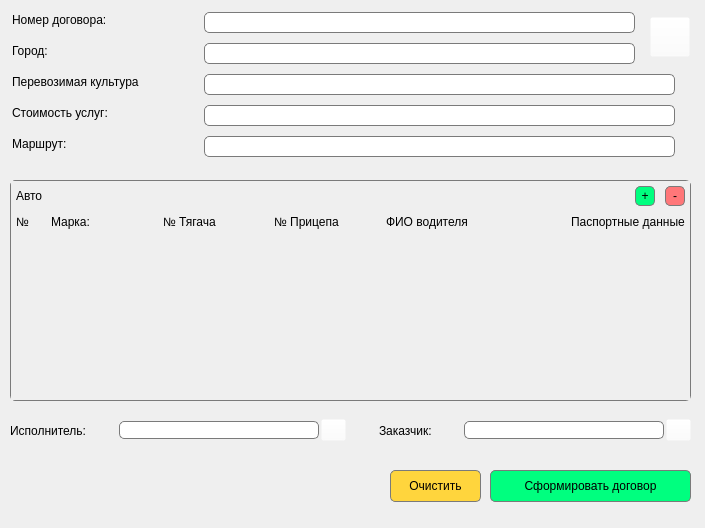
<?xml version="1.0" encoding="UTF-8"?>
<ui version="4.0">
 <class>widget</class>
 <widget class="QWidget" name="widget">
  <property name="geometry">
   <rect>
    <x>0</x>
    <y>0</y>
    <width>705</width>
    <height>528</height>
   </rect>
  </property>
  <property name="windowTitle">
   <string>Зерновой трейдер</string>
  </property>
  <widget class="QLabel" name="label">
   <property name="geometry">
    <rect>
     <x>12</x>
     <y>12</y>
     <width>110</width>
     <height>16</height>
    </rect>
   </property>
   <property name="font">
    <font>
     <family>Arial</family>
    </font>
   </property>
   <property name="text">
    <string>Номер договора:</string>
   </property>
  </widget>
  <widget class="QLineEdit" name="lineEdit_5">
   <property name="geometry">
    <rect>
     <x>204</x>
     <y>136</y>
     <width>471</width>
     <height>21</height>
    </rect>
   </property>
   <property name="font">
    <font>
     <family>Arial</family>
    </font>
   </property>
   <property name="styleSheet">
    <string notr="true">QLineEdit{
	border-radius: 5px;
	border: 1px solid rgb(122, 122, 122);
}</string>
   </property>
  </widget>
  <widget class="QLineEdit" name="lineEdit_3">
   <property name="geometry">
    <rect>
     <x>204</x>
     <y>74</y>
     <width>471</width>
     <height>21</height>
    </rect>
   </property>
   <property name="font">
    <font>
     <family>Arial</family>
    </font>
   </property>
   <property name="styleSheet">
    <string notr="true">QLineEdit{
	border-radius: 5px;
	border: 1px solid rgb(122, 122, 122);
}</string>
   </property>
  </widget>
  <widget class="QLabel" name="label_3">
   <property name="geometry">
    <rect>
     <x>12</x>
     <y>74</y>
     <width>184</width>
     <height>16</height>
    </rect>
   </property>
   <property name="font">
    <font>
     <family>Arial</family>
    </font>
   </property>
   <property name="text">
    <string>Перевозимая культура</string>
   </property>
  </widget>
  <widget class="QLabel" name="label_5">
   <property name="geometry">
    <rect>
     <x>12</x>
     <y>136</y>
     <width>63</width>
     <height>16</height>
    </rect>
   </property>
   <property name="font">
    <font>
     <family>Arial</family>
    </font>
   </property>
   <property name="text">
    <string>Маршрут:</string>
   </property>
  </widget>
  <widget class="QLabel" name="label_4">
   <property name="geometry">
    <rect>
     <x>12</x>
     <y>105</y>
     <width>112</width>
     <height>16</height>
    </rect>
   </property>
   <property name="font">
    <font>
     <family>Arial</family>
    </font>
   </property>
   <property name="text">
    <string>Стоимость услуг:</string>
   </property>
  </widget>
  <widget class="QLineEdit" name="lineEdit">
   <property name="geometry">
    <rect>
     <x>204</x>
     <y>12</y>
     <width>431</width>
     <height>21</height>
    </rect>
   </property>
   <property name="font">
    <font>
     <family>Arial</family>
    </font>
   </property>
   <property name="styleSheet">
    <string notr="true">QLineEdit{
	border-radius: 5px;
	border: 1px solid rgb(122, 122, 122);
}</string>
   </property>
  </widget>
  <widget class="QLineEdit" name="lineEdit_2">
   <property name="geometry">
    <rect>
     <x>204</x>
     <y>43</y>
     <width>431</width>
     <height>21</height>
    </rect>
   </property>
   <property name="font">
    <font>
     <family>Arial</family>
    </font>
   </property>
   <property name="styleSheet">
    <string notr="true">QLineEdit{
	border-radius: 5px;
	border: 1px solid rgb(122, 122, 122);
}</string>
   </property>
  </widget>
  <widget class="QLineEdit" name="lineEdit_4">
   <property name="geometry">
    <rect>
     <x>204</x>
     <y>105</y>
     <width>471</width>
     <height>21</height>
    </rect>
   </property>
   <property name="font">
    <font>
     <family>Arial</family>
    </font>
   </property>
   <property name="styleSheet">
    <string notr="true">QLineEdit{
	border-radius: 5px;
	border: 1px solid rgb(122, 122, 122);
}</string>
   </property>
  </widget>
  <widget class="QLabel" name="label_2">
   <property name="geometry">
    <rect>
     <x>12</x>
     <y>43</y>
     <width>43</width>
     <height>16</height>
    </rect>
   </property>
   <property name="font">
    <font>
     <family>Arial</family>
    </font>
   </property>
   <property name="text">
    <string>Город:</string>
   </property>
  </widget>
  <widget class="QPushButton" name="pushButton">
   <property name="geometry">
    <rect>
     <x>490</x>
     <y>470</y>
     <width>201</width>
     <height>32</height>
    </rect>
   </property>
   <property name="font">
    <font>
     <family>Arial</family>
    </font>
   </property>
   <property name="styleSheet">
    <string notr="true">QPushButton {
	background: rgb(0, 255, 127);
	border: 1px solid rgb(122, 122, 122);
    border-radius: 5px;  /* Установите радиус закругления, например, 10px */
}</string>
   </property>
   <property name="text">
    <string>Сформировать договор</string>
   </property>
  </widget>
  <widget class="QScrollArea" name="scrollArea">
   <property name="geometry">
    <rect>
     <x>10</x>
     <y>180</y>
     <width>681</width>
     <height>221</height>
    </rect>
   </property>
   <property name="font">
    <font>
     <family>Arial</family>
    </font>
   </property>
   <property name="autoFillBackground">
    <bool>false</bool>
   </property>
   <property name="styleSheet">
    <string notr="true">QScrollArea{
	border-radius: 5px;
	border: 1px solid rgb(122, 122, 122);
}</string>
   </property>
   <property name="widgetResizable">
    <bool>true</bool>
   </property>
   <widget class="QWidget" name="scrollAreaWidgetContents_2">
    <property name="geometry">
     <rect>
      <x>0</x>
      <y>0</y>
      <width>679</width>
      <height>219</height>
     </rect>
    </property>
    <property name="autoFillBackground">
     <bool>true</bool>
    </property>
    <property name="styleSheet">
     <string notr="true"/>
    </property>
    <layout class="QVBoxLayout" name="verticalLayout">
     <property name="leftMargin">
      <number>5</number>
     </property>
     <property name="topMargin">
      <number>5</number>
     </property>
     <property name="rightMargin">
      <number>5</number>
     </property>
     <property name="bottomMargin">
      <number>5</number>
     </property>
     <item>
      <layout class="QHBoxLayout" name="horizontalLayout_2">
       <property name="spacing">
        <number>10</number>
       </property>
       <item>
        <widget class="QLabel" name="label_6">
         <property name="font">
          <font>
           <family>Arial</family>
          </font>
         </property>
         <property name="text">
          <string>Авто</string>
         </property>
        </widget>
       </item>
       <item>
        <widget class="QPushButton" name="pushButton_7">
         <property name="minimumSize">
          <size>
           <width>20</width>
           <height>20</height>
          </size>
         </property>
         <property name="maximumSize">
          <size>
           <width>20</width>
           <height>20</height>
          </size>
         </property>
         <property name="font">
          <font>
           <family>Arial</family>
          </font>
         </property>
         <property name="styleSheet">
          <string notr="true">QPushButton {
	border: none;
}</string>
         </property>
         <property name="text">
          <string/>
         </property>
         <property name="icon">
          <iconset>
           <normaloff>../res/free-icon-excel-732220.png</normaloff>../res/free-icon-excel-732220.png</iconset>
         </property>
         <property name="iconSize">
          <size>
           <width>20</width>
           <height>20</height>
          </size>
         </property>
        </widget>
       </item>
       <item>
        <widget class="QPushButton" name="pushButton_2">
         <property name="minimumSize">
          <size>
           <width>20</width>
           <height>20</height>
          </size>
         </property>
         <property name="maximumSize">
          <size>
           <width>20</width>
           <height>20</height>
          </size>
         </property>
         <property name="font">
          <font>
           <family>Arial</family>
          </font>
         </property>
         <property name="styleSheet">
          <string notr="true">QPushButton {
	background: rgb(0, 255, 127);
	border: 1px solid rgb(122, 122, 122);
    border-radius: 5px;  /* Установите радиус закругления, например, 10px */
}</string>
         </property>
         <property name="text">
          <string>+</string>
         </property>
        </widget>
       </item>
       <item>
        <widget class="QPushButton" name="pushButton_3">
         <property name="minimumSize">
          <size>
           <width>20</width>
           <height>20</height>
          </size>
         </property>
         <property name="maximumSize">
          <size>
           <width>20</width>
           <height>20</height>
          </size>
         </property>
         <property name="font">
          <font>
           <family>Arial</family>
          </font>
         </property>
         <property name="styleSheet">
          <string notr="true">QPushButton {
	background: rgb(255, 119, 121);
	border: 1px solid rgb(122, 122, 122);
    border-radius: 5px;  /* Установите радиус закругления, например, 10px */
}</string>
         </property>
         <property name="text">
          <string>-</string>
         </property>
        </widget>
       </item>
      </layout>
     </item>
     <item>
      <widget class="QWidget" name="widget_2" native="true">
       <property name="minimumSize">
        <size>
         <width>0</width>
         <height>20</height>
        </size>
       </property>
       <property name="maximumSize">
        <size>
         <width>16777215</width>
         <height>20</height>
        </size>
       </property>
       <property name="font">
        <font>
         <family>Arial</family>
        </font>
       </property>
       <layout class="QVBoxLayout" name="verticalLayout_2">
        <property name="spacing">
         <number>0</number>
        </property>
        <property name="leftMargin">
         <number>0</number>
        </property>
        <property name="topMargin">
         <number>0</number>
        </property>
        <property name="rightMargin">
         <number>0</number>
        </property>
        <property name="bottomMargin">
         <number>0</number>
        </property>
        <item>
         <layout class="QHBoxLayout" name="horizontalLayout_5">
          <property name="spacing">
           <number>5</number>
          </property>
          <item>
           <widget class="QLabel" name="label_26">
            <property name="maximumSize">
             <size>
              <width>30</width>
              <height>30</height>
             </size>
            </property>
            <property name="font">
             <font>
              <family>Arial</family>
             </font>
            </property>
            <property name="text">
             <string>№</string>
            </property>
            <property name="alignment">
             <set>Qt::AlignLeading|Qt::AlignLeft|Qt::AlignVCenter</set>
            </property>
           </widget>
          </item>
          <item>
           <widget class="QLabel" name="label_27">
            <property name="minimumSize">
             <size>
              <width>0</width>
              <height>0</height>
             </size>
            </property>
            <property name="maximumSize">
             <size>
              <width>16777215</width>
              <height>20</height>
             </size>
            </property>
            <property name="font">
             <font>
              <family>Arial</family>
             </font>
            </property>
            <property name="text">
             <string>Марка:</string>
            </property>
            <property name="alignment">
             <set>Qt::AlignLeading|Qt::AlignLeft|Qt::AlignVCenter</set>
            </property>
           </widget>
          </item>
          <item>
           <widget class="QLabel" name="label_28">
            <property name="maximumSize">
             <size>
              <width>16777215</width>
              <height>30</height>
             </size>
            </property>
            <property name="font">
             <font>
              <family>Arial</family>
             </font>
            </property>
            <property name="text">
             <string>№ Тягача</string>
            </property>
            <property name="alignment">
             <set>Qt::AlignLeading|Qt::AlignLeft|Qt::AlignVCenter</set>
            </property>
           </widget>
          </item>
          <item>
           <widget class="QLabel" name="label_29">
            <property name="maximumSize">
             <size>
              <width>16777215</width>
              <height>30</height>
             </size>
            </property>
            <property name="font">
             <font>
              <family>Arial</family>
             </font>
            </property>
            <property name="text">
             <string>№ Прицепа</string>
            </property>
            <property name="alignment">
             <set>Qt::AlignLeading|Qt::AlignLeft|Qt::AlignVCenter</set>
            </property>
           </widget>
          </item>
          <item>
           <widget class="QLabel" name="label_30">
            <property name="minimumSize">
             <size>
              <width>180</width>
              <height>0</height>
             </size>
            </property>
            <property name="maximumSize">
             <size>
              <width>180</width>
              <height>30</height>
             </size>
            </property>
            <property name="font">
             <font>
              <family>Arial</family>
             </font>
            </property>
            <property name="text">
             <string>ФИО водителя</string>
            </property>
            <property name="alignment">
             <set>Qt::AlignLeading|Qt::AlignLeft|Qt::AlignVCenter</set>
            </property>
           </widget>
          </item>
          <item>
           <widget class="QLabel" name="label_10">
            <property name="text">
             <string>Паспортные данные</string>
            </property>
           </widget>
          </item>
         </layout>
        </item>
       </layout>
      </widget>
     </item>
     <item>
      <layout class="QVBoxLayout" name="verticalLayout_3">
       <property name="spacing">
        <number>0</number>
       </property>
      </layout>
     </item>
     <item>
      <spacer name="verticalSpacer">
       <property name="font">
        <font>
         <family>Arial</family>
        </font>
       </property>
       <property name="orientation">
        <enum>Qt::Vertical</enum>
       </property>
       <property name="sizeHint" stdset="0">
        <size>
         <width>20</width>
         <height>40</height>
        </size>
       </property>
      </spacer>
     </item>
    </layout>
   </widget>
  </widget>
  <widget class="QWidget" name="widget_3" native="true">
   <property name="geometry">
    <rect>
     <x>10</x>
     <y>410</y>
     <width>681</width>
     <height>41</height>
    </rect>
   </property>
   <property name="font">
    <font>
     <family>Arial</family>
    </font>
   </property>
   <layout class="QHBoxLayout" name="horizontalLayout_3">
    <property name="spacing">
     <number>0</number>
    </property>
    <property name="leftMargin">
     <number>0</number>
    </property>
    <property name="topMargin">
     <number>0</number>
    </property>
    <property name="rightMargin">
     <number>0</number>
    </property>
    <property name="bottomMargin">
     <number>0</number>
    </property>
    <item>
     <layout class="QHBoxLayout" name="horizontalLayout">
      <item>
       <widget class="QLabel" name="label_7">
        <property name="font">
         <font>
          <family>Arial</family>
         </font>
        </property>
        <property name="text">
         <string>Исполнитель:</string>
        </property>
       </widget>
      </item>
      <item>
       <spacer name="horizontalSpacer_2">
        <property name="font">
         <font>
          <family>Arial</family>
         </font>
        </property>
        <property name="orientation">
         <enum>Qt::Horizontal</enum>
        </property>
        <property name="sizeHint" stdset="0">
         <size>
          <width>40</width>
          <height>20</height>
         </size>
        </property>
       </spacer>
      </item>
      <item>
       <widget class="QLineEdit" name="lineEdit_6">
        <property name="minimumSize">
         <size>
          <width>200</width>
          <height>0</height>
         </size>
        </property>
        <property name="font">
         <font>
          <family>Arial</family>
         </font>
        </property>
        <property name="styleSheet">
         <string notr="true">QLineEdit{
	border-radius: 5px;
	border: 1px solid rgb(122, 122, 122);
}</string>
        </property>
       </widget>
      </item>
      <item>
       <spacer name="horizontalSpacer_4">
        <property name="font">
         <font>
          <family>Arial</family>
         </font>
        </property>
        <property name="orientation">
         <enum>Qt::Horizontal</enum>
        </property>
        <property name="sizeHint" stdset="0">
         <size>
          <width>10</width>
          <height>20</height>
         </size>
        </property>
       </spacer>
      </item>
      <item>
       <widget class="QPushButton" name="pushButton_4">
        <property name="minimumSize">
         <size>
          <width>25</width>
          <height>0</height>
         </size>
        </property>
        <property name="maximumSize">
         <size>
          <width>25</width>
          <height>16777215</height>
         </size>
        </property>
        <property name="font">
         <font>
          <family>Arial</family>
         </font>
        </property>
        <property name="styleSheet">
         <string notr="true">QPushButton{
	background: rgba(255, 255, 255, 0);
}</string>
        </property>
        <property name="text">
         <string/>
        </property>
        <property name="icon">
         <iconset>
          <normaloff>../res/settings.png</normaloff>../res/settings.png</iconset>
        </property>
        <property name="iconSize">
         <size>
          <width>20</width>
          <height>20</height>
         </size>
        </property>
       </widget>
      </item>
      <item>
       <spacer name="horizontalSpacer">
        <property name="font">
         <font>
          <family>Arial</family>
         </font>
        </property>
        <property name="orientation">
         <enum>Qt::Horizontal</enum>
        </property>
        <property name="sizeHint" stdset="0">
         <size>
          <width>40</width>
          <height>20</height>
         </size>
        </property>
       </spacer>
      </item>
      <item>
       <widget class="QLabel" name="label_8">
        <property name="font">
         <font>
          <family>Arial</family>
         </font>
        </property>
        <property name="text">
         <string>Заказчик:</string>
        </property>
       </widget>
      </item>
      <item>
       <spacer name="horizontalSpacer_3">
        <property name="font">
         <font>
          <family>Arial</family>
         </font>
        </property>
        <property name="orientation">
         <enum>Qt::Horizontal</enum>
        </property>
        <property name="sizeHint" stdset="0">
         <size>
          <width>40</width>
          <height>20</height>
         </size>
        </property>
       </spacer>
      </item>
      <item>
       <widget class="QLineEdit" name="lineEdit_7">
        <property name="minimumSize">
         <size>
          <width>200</width>
          <height>0</height>
         </size>
        </property>
        <property name="font">
         <font>
          <family>Arial</family>
         </font>
        </property>
        <property name="styleSheet">
         <string notr="true">QLineEdit{
	border-radius: 5px;
	border: 1px solid rgb(122, 122, 122);
}</string>
        </property>
       </widget>
      </item>
      <item>
       <spacer name="horizontalSpacer_5">
        <property name="font">
         <font>
          <family>Arial</family>
         </font>
        </property>
        <property name="orientation">
         <enum>Qt::Horizontal</enum>
        </property>
        <property name="sizeHint" stdset="0">
         <size>
          <width>10</width>
          <height>20</height>
         </size>
        </property>
       </spacer>
      </item>
      <item>
       <widget class="QPushButton" name="pushButton_5">
        <property name="minimumSize">
         <size>
          <width>25</width>
          <height>0</height>
         </size>
        </property>
        <property name="maximumSize">
         <size>
          <width>25</width>
          <height>16777215</height>
         </size>
        </property>
        <property name="font">
         <font>
          <family>Arial</family>
         </font>
        </property>
        <property name="styleSheet">
         <string notr="true">QPushButton{
	background: rgba(255, 255, 255, 0);
}</string>
        </property>
        <property name="text">
         <string/>
        </property>
        <property name="icon">
         <iconset>
          <normaloff>../res/settings.png</normaloff>../res/settings.png</iconset>
        </property>
        <property name="iconSize">
         <size>
          <width>20</width>
          <height>20</height>
         </size>
        </property>
       </widget>
      </item>
     </layout>
    </item>
   </layout>
  </widget>
  <widget class="QLabel" name="label_9">
   <property name="geometry">
    <rect>
     <x>10</x>
     <y>452</y>
     <width>71</width>
     <height>71</height>
    </rect>
   </property>
   <property name="font">
    <font>
     <family>Arial</family>
    </font>
   </property>
   <property name="text">
    <string/>
   </property>
   <property name="pixmap">
    <pixmap>../res/logo.png</pixmap>
   </property>
   <property name="scaledContents">
    <bool>true</bool>
   </property>
  </widget>
  <widget class="QPushButton" name="pushButton_6">
   <property name="geometry">
    <rect>
     <x>650</x>
     <y>17</y>
     <width>40</width>
     <height>40</height>
    </rect>
   </property>
   <property name="minimumSize">
    <size>
     <width>40</width>
     <height>40</height>
    </size>
   </property>
   <property name="maximumSize">
    <size>
     <width>40</width>
     <height>40</height>
    </size>
   </property>
   <property name="font">
    <font>
     <family>Arial</family>
    </font>
   </property>
   <property name="styleSheet">
    <string notr="true">QPushButton{
	background: rgba(255, 255, 255, 0);
}</string>
   </property>
   <property name="text">
    <string/>
   </property>
   <property name="icon">
    <iconset>
     <normaloff>../res/free-icon-gear-10186135.png</normaloff>../res/free-icon-gear-10186135.png</iconset>
   </property>
   <property name="iconSize">
    <size>
     <width>40</width>
     <height>40</height>
    </size>
   </property>
  </widget>
  <widget class="QPushButton" name="pushButton_8">
   <property name="geometry">
    <rect>
     <x>390</x>
     <y>470</y>
     <width>91</width>
     <height>32</height>
    </rect>
   </property>
   <property name="font">
    <font>
     <family>Arial</family>
    </font>
   </property>
   <property name="styleSheet">
    <string notr="true">QPushButton {
	background: #FFD53D;
	border: 1px solid rgb(122, 122, 122);
    border-radius: 5px;  /* Установите радиус закругления, например, 10px */
}</string>
   </property>
   <property name="text">
    <string>Очистить</string>
   </property>
  </widget>
 </widget>
 <resources/>
 <connections/>
</ui>
